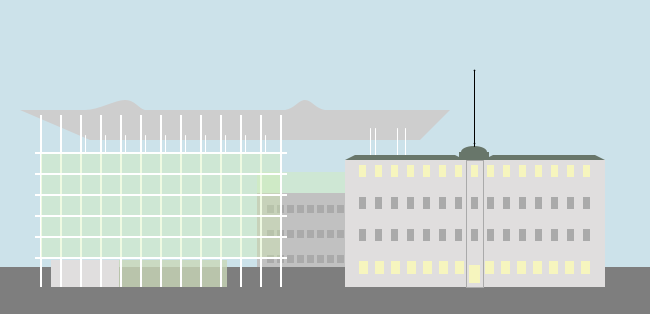
Frame 1 (no input)
Frame 60 (the mouse pressed at the canvas centre just before this capture): identical to frame 1, image omitted
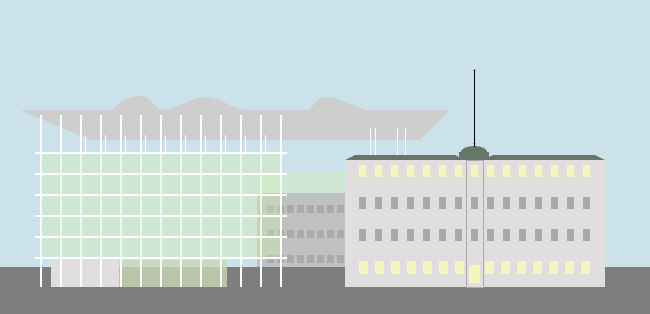
Frame 120 (the mouse held since frame 60 and released just before this capture)

The Processing sketch that drew these frames (run headless with seeded random() and noise(); from frame 60 on, the mouse is pressed at the canvas centre):

// Processing sketch: processing_108834
// ── processing_108834.pde

void setup() {
  
size (650,314); 

}

void draw() {
  
background (204,226,234);  
fill (126,126,126); // chão
noStroke(); 
rect (0,267,700,320);

fill (193,193,193); // predio de tras
noStroke();
rect (257,193,130,74);

fill (170,170,170); // janelas de tras
int z;
int w;
for (z=267;z<=377;z=z+10)
for (w=205;w<267;w=w+25)
rect (z,w,7,8);

fill (211,240,174,90); // vidro verde de tras
noStroke();
rect (257,172,130,21);
  
fill (224,222,222); // base opaca moderna
noStroke();
rect (51,260,68,27);

fill (201,216,184,200); // base transparente
noStroke();
rect (119,260,108,27);
  
fill(206); //cobertura
noStroke();
quad(20,110,450,110,420,140,90,140);

noStroke();
beginShape();
curveVertex(45,100-mouseX/25);
curveVertex(85, 110+mouseX/25);
curveVertex(125,100);
curveVertex(145,110-mouseX/25);
curveVertex(165,110);
curveVertex(205,110-mouseX/25);
curveVertex(245, 110);
curveVertex(285, 110);
curveVertex(305,100+mouseX/25);
curveVertex(325,110-mouseX/25);
curveVertex(365, 110);
curveVertex(385,110+mouseX/25);
curveVertex(405,100);
endShape();
  
fill (255,255,255); // pilares predio novo
noStroke();  
int x;
for (x=40; x<300; x=x+20)
rect (x,115,2,172);

fill(255); // pilares de tras
stroke(255);
strokeWeight(1);
line(85,152,85,135);
line(105,152,105,135);
line(125,152,125,135);
line(145,152,145,135);
line(165,152,165,135);
line(185,152,185,135);
line(205,152,205,135);
line(225,152,225,135);
line(245,152,245,135);
line(265,152,265,135);

stroke(255); // pilares predio velho
strokeWeight(1);
line(375,155,375,128);
line(405,155,405,128);
line(370,155,370,128);
line(397,155,397,128);

fill (211,240,174,90); //vidro verde
rect (40,152,240,105);

fill (255); // vigas
noStroke();
int y;
for (y=152; y<=257; y=y+21)
rect (35,y,252,2);

fill (224,222,222); // predio velho
noStroke();
rect (345,160,260,127);

fill (246,245,190); // janelas de cima
int l;
int m;
for (l=359;l<=590;l=l+16)
for (m=165;m<177;m=m+25)
rect (l,m,7,12);

fill (170,170,170); // janelas do meio 1
int a;
int b;
for (a=359;a<=590;a=a+16)
for (b=197;b<209;b=b+25)
rect (a,b,7,12);

fill (170,170,170); // janelas do meio 2
int c;
int d;
for (c=359;c<=590;c=c+16)
for (d=229;d<241;d=d+25)
rect (c,d,7,12);

fill (246,245,190); // janelas de baixo 1
int e;
int f;
for (e=359;e<=464;e=e+16)
for (f=261;f<274;f=f+25)
rect (e,f,9,13);

fill (246,245,190); // janelas de baixo 2
int g;
int h;
for (g=485;g<=590;g=g+16)
for (h=261;h<274;h=h+25)
rect (g,h,9,13);
rect (469,265,11,18);
fill(246,245,190,0);

stroke (170,170,170); // rect do meio - predio velho
strokeWeight(1);
quad(466,160,466,287,483,287,483,160);

fill(104,118,106); //telhado velho da esquerda
noStroke();
quad(345,160,465,160,455,155,355,155);

fill(104,118,106); // telhado velho da direita
noStroke();
quad(483,160,605,160,595,155,493,155);

fill(104,118,106); // cupula velha
noStroke();
quad(459,160,489,160,489,152,459,152);
ellipse(474,152,26,12);

stroke(0); // antena
strokeWeight(1);
line(474,146,474,70);

strokeWeight(1.8);
point(474,143);
point(474,70);

}
